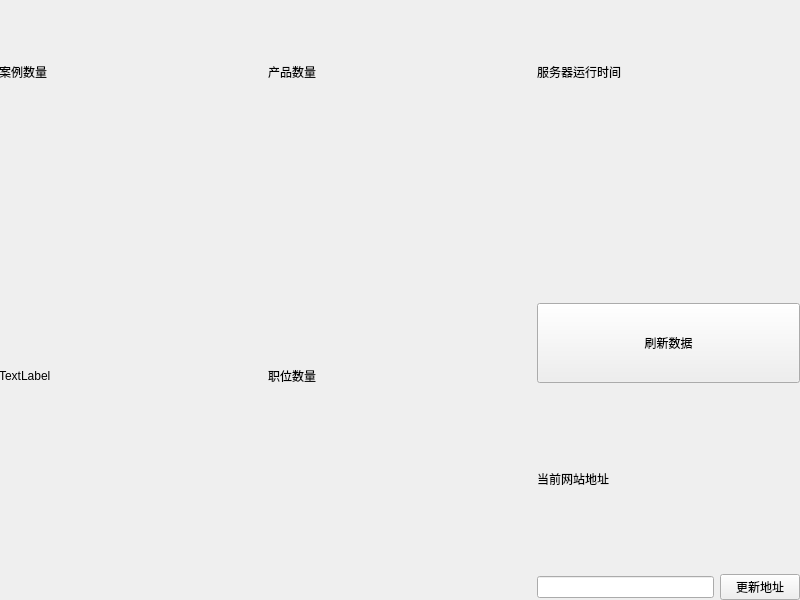
<?xml version="1.0" encoding="UTF-8"?>
<ui version="4.0">
 <class>DashboardManager</class>
 <widget class="QWidget" name="DashboardManager">
  <property name="geometry">
   <rect>
    <x>0</x>
    <y>0</y>
    <width>800</width>
    <height>600</height>
   </rect>
  </property>
  <property name="windowTitle">
   <string>Form</string>
  </property>
  <widget class="QWidget" name="gridLayoutWidget">
   <property name="geometry">
    <rect>
     <x>-1</x>
     <y>-1</y>
     <width>801</width>
     <height>601</height>
    </rect>
   </property>
   <layout class="QGridLayout" name="gridLayout">
    <item row="0" column="1">
     <layout class="QVBoxLayout" name="productsBlock">
      <item>
       <widget class="QLabel" name="productsTxt">
        <property name="text">
         <string>产品数量</string>
        </property>
       </widget>
      </item>
      <item>
       <widget class="QLabel" name="productsCountLabel">
        <property name="text">
         <string/>
        </property>
       </widget>
      </item>
     </layout>
    </item>
    <item row="1" column="0">
     <layout class="QVBoxLayout" name="quotaBlock">
      <item>
       <widget class="QLabel" name="quotaTxt">
        <property name="text">
         <string>TextLabel</string>
        </property>
       </widget>
      </item>
      <item>
       <widget class="QLabel" name="quotaCountLabel">
        <property name="text">
         <string/>
        </property>
       </widget>
      </item>
     </layout>
    </item>
    <item row="1" column="1">
     <layout class="QVBoxLayout" name="jobsBlock">
      <item>
       <widget class="QLabel" name="jobsTxt">
        <property name="text">
         <string>职位数量</string>
        </property>
        <property name="textFormat">
         <enum>Qt::TextFormat::AutoText</enum>
        </property>
       </widget>
      </item>
      <item>
       <widget class="QLabel" name="jobsCountLabel">
        <property name="text">
         <string/>
        </property>
       </widget>
      </item>
     </layout>
    </item>
    <item row="0" column="0">
     <layout class="QVBoxLayout" name="caseBlock">
      <item>
       <widget class="QLabel" name="caseTxt">
        <property name="text">
         <string>案例数量</string>
        </property>
       </widget>
      </item>
      <item>
       <widget class="QLabel" name="casesCountLabel">
        <property name="text">
         <string/>
        </property>
       </widget>
      </item>
     </layout>
    </item>
    <item row="0" column="2">
     <layout class="QVBoxLayout" name="serverTimeBlock">
      <item>
       <widget class="QLabel" name="serverTimeTxt">
        <property name="text">
         <string>服务器运行时间</string>
        </property>
       </widget>
      </item>
      <item>
       <widget class="QLabel" name="serverTimeLabel">
        <property name="text">
         <string/>
        </property>
       </widget>
      </item>
     </layout>
    </item>
    <item row="1" column="2">
     <layout class="QVBoxLayout" name="controlBlock">
      <item>
       <widget class="QPushButton" name="refreshButton">
        <property name="minimumSize">
         <size>
          <width>0</width>
          <height>80</height>
         </size>
        </property>
        <property name="text">
         <string>刷新数据</string>
        </property>
       </widget>
      </item>
      <item>
       <layout class="QVBoxLayout" name="verticalLayout_8">
        <item>
         <widget class="QLabel" name="currentAddressTxt">
          <property name="text">
           <string>当前网站地址</string>
          </property>
         </widget>
        </item>
        <item>
         <layout class="QHBoxLayout" name="addressBlock">
          <item>
           <widget class="QLineEdit" name="addressLine">
            <property name="sizePolicy">
             <sizepolicy hsizetype="Preferred" vsizetype="Fixed">
              <horstretch>0</horstretch>
              <verstretch>0</verstretch>
             </sizepolicy>
            </property>
           </widget>
          </item>
          <item>
           <widget class="QPushButton" name="addressSetting">
            <property name="sizePolicy">
             <sizepolicy hsizetype="Fixed" vsizetype="Fixed">
              <horstretch>0</horstretch>
              <verstretch>0</verstretch>
             </sizepolicy>
            </property>
            <property name="text">
             <string>更新地址</string>
            </property>
           </widget>
          </item>
         </layout>
        </item>
       </layout>
      </item>
     </layout>
    </item>
   </layout>
  </widget>
 </widget>
 <resources/>
 <connections/>
</ui>
